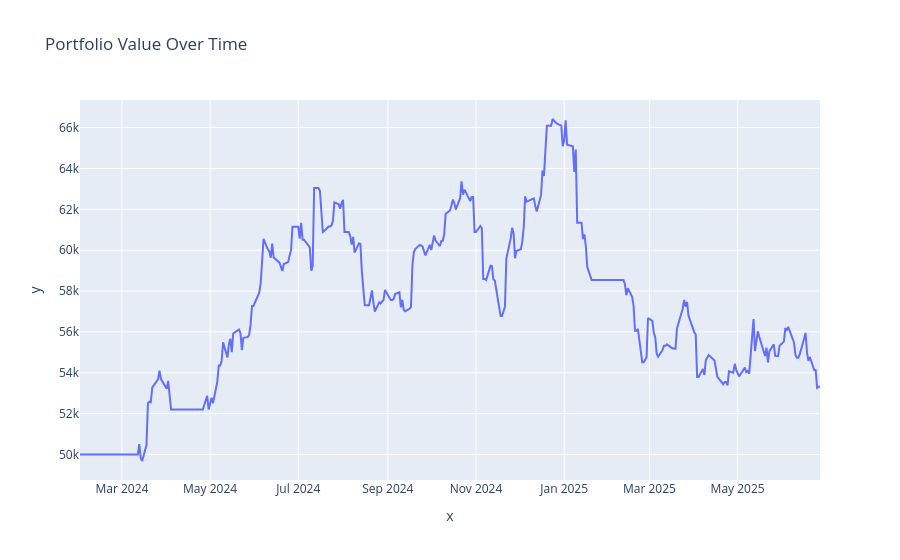

Write notebook code for a chart like this one.
### Code cell
plot_portfolio(stock_1_df,daily_stock_1)

### Figure 1 — Plotly figure (JSON) as saved in the notebook; plotly's stock layout.template omitted (floating-point values rounded to 4 significant figures; data arrays with more than 128 entries replaced by an {"elided": "..."} marker saying what was removed)
{"data": [{"hovertemplate": "x=%{x}<br>y=%{y}<extra></extra>", "legendgroup": "", "line": {"color": "#636efa", "dash": "solid"}, "marker": {"symbol": "circle"}, "mode": "lines", "name": "", "orientation": "v", "showlegend": false, "type": "scatter", "x": {"elided": "347 str values"}, "xaxis": "x", "y": {"elided": "347 float values"}, "yaxis": "y"}], "layout": {"legend": {"tracegroupgap": 0}, "title": {"text": "Portfolio Value Over Time"}, "xaxis": {"anchor": "y", "domain": [0, 1], "title": {"text": "x"}}, "yaxis": {"anchor": "x", "domain": [0, 1], "title": {"text": "y"}}}}
